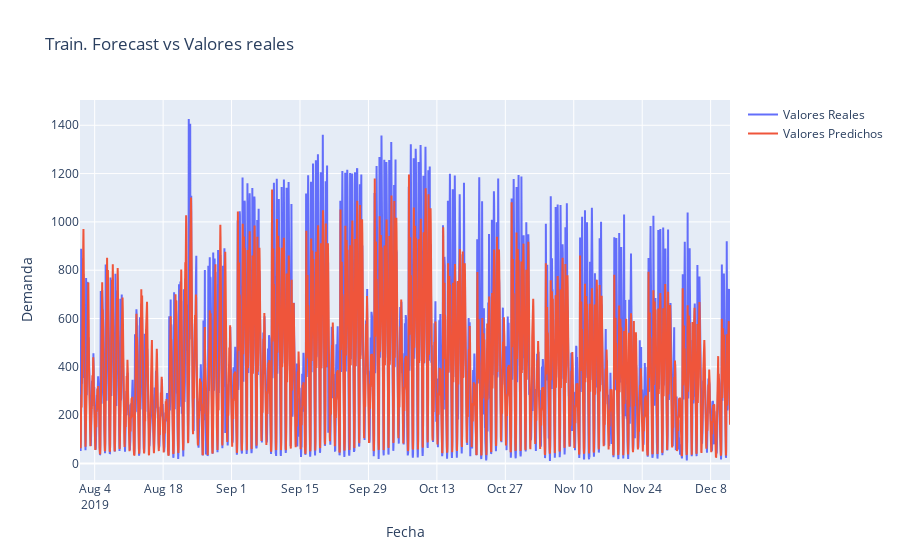

This figure's notebook cell:
### Code cell
data = [
    go.Scatter(
        x = train["ds"],
        y = train["y"],
        name = "Valores Reales",
        mode = "lines",
    ),
    go.Scatter(
        x = forecast["ds"].iloc[:-96],
        y = forecast["yhat"].iloc[:-96],
        name = "Valores Predichos",
        mode = "lines",
    ),
]

layout = go.Layout(title = "Train. Forecast vs Valores reales", xaxis_title = "Fecha", yaxis_title = "Demanda")

fig = go.Figure(data = data, layout = layout)

fig.show()

### Figure 1 — Plotly figure (JSON) as saved in the notebook; plotly's stock layout.template omitted (floating-point values rounded to 4 significant figures; data arrays with more than 128 entries replaced by an {"elided": "..."} marker saying what was removed)
{"data": [{"mode": "lines", "name": "Valores Reales", "type": "scatter", "x": {"elided": "3191 str values"}, "y": {"elided": "3191 int values"}}, {"mode": "lines", "name": "Valores Predichos", "type": "scatter", "x": {"elided": "3191 str values"}, "y": {"elided": "3191 float values"}}], "layout": {"title": {"text": "Train. Forecast vs Valores reales"}, "xaxis": {"title": {"text": "Fecha"}}, "yaxis": {"title": {"text": "Demanda"}}}}
